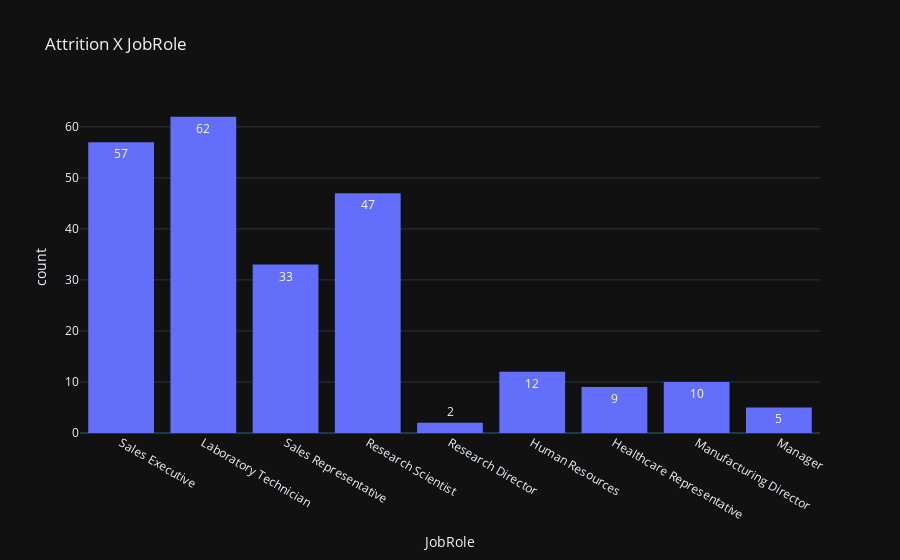

This figure's notebook cell:
### Code cell
fig = px.histogram(attrition_yes, x = attrition_yes['JobRole'], 
                   template = 'plotly_dark',
                   title = 'Attrition X JobRole', 
                   text_auto = 'd3-format')
fig.show()

### Figure 1 — Plotly figure (JSON) as saved in the notebook; plotly's stock layout.template omitted (floating-point values rounded to 4 significant figures; data arrays with more than 128 entries replaced by an {"elided": "..."} marker saying what was removed)
{"data": [{"alignmentgroup": "True", "bingroup": "x", "hovertemplate": "JobRole=%{x}<br>count=%{y}<extra></extra>", "legendgroup": "", "marker": {"color": "#636efa", "pattern": {"shape": ""}}, "name": "", "offsetgroup": "", "orientation": "v", "showlegend": false, "texttemplate": "%{value:d3-format}", "type": "histogram", "x": {"elided": "237 str values"}, "xaxis": "x", "yaxis": "y"}], "layout": {"barmode": "relative", "legend": {"tracegroupgap": 0}, "title": {"text": "Attrition X JobRole"}, "xaxis": {"anchor": "y", "domain": [0, 1], "title": {"text": "JobRole"}}, "yaxis": {"anchor": "x", "domain": [0, 1], "title": {"text": "count"}}}}
